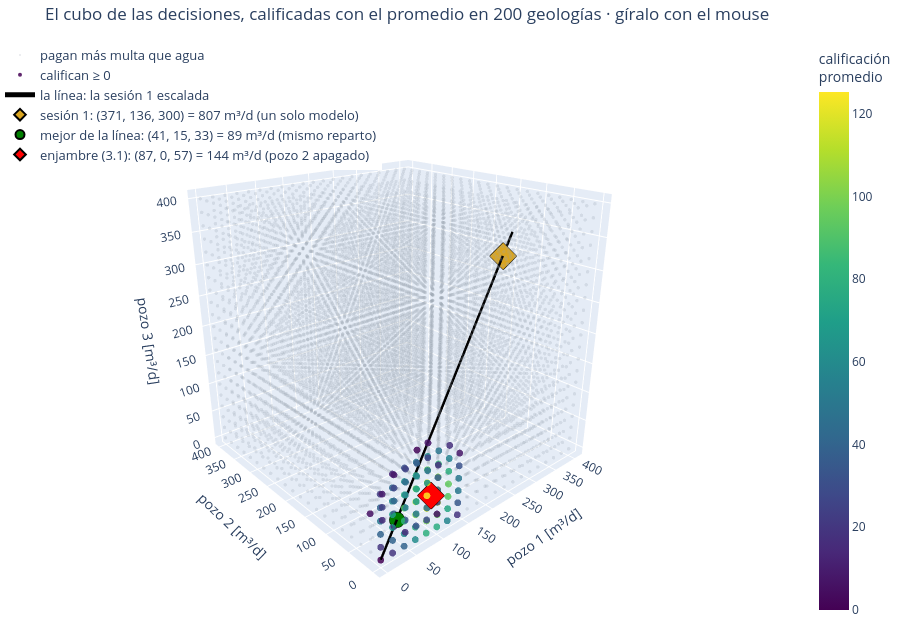

Notebook source saved alongside this figure:
### Markdown cell above
👀 **La misma idea, en 3-D.** La figura anterior solo recorre una recta: la decisión de la sesión 1 escalada, siempre con el mismo reparto. Aquí está el cubo
completo: cada eje es el bombeo de un pozo (0 a 400 m³/d) y cada punto es una decisión calificada con el promedio en las 200 geologías; en color, las que dan
más agua que multa; en gris tenue, las demás. Gírala con el mouse.

**Los tres esquemas de bombeo** (pozo 1, pozo 2, pozo 3):

| | esquema [m³/d] | total | reparto | calificación promedio |
|---|---|---|---|---|
| sesión 1 (un solo modelo) | (371, 136, 300) | 807 | 46 % · 17 % · 37 % | −9 212 |
| mejor de la línea | (41, 15, 33) | 89 | 46 % · 17 % · 37 % | 62 |
| **enjambre (más abajo)** | **(87, 0, 57)** | **144** | **60 % · 0 % · 40 %** | **128** |

**Qué significa la solución real (la del enjambre):**

- **Apaga el pozo 2.** Es el de la zona menos permeable: en la mayoría de las geologías abate mucho más de lo que prometía el homogéneo.
- **Reparte el agua entre los pozos 1 y 3**, que resisten mejor la geología que no conocemos.
- **Saca 144 m³/d**, más que la mejor de la línea (89), y **califica 128**, el doble. Cambiar el reparto vale más que solo bajar el bombeo.
- **Casi nunca rompe las reglas:** en 200 geologías nuevas falla en el 4 %.
- **Cuesta agua:** 807 − 144 = 663 m³/d menos que lo que prometía un solo modelo. Ese es el precio de no conocer la geología.
- La malla del cubo, sin optimizador, llega a lo mismo: (80, 0, 60), 140 m³/d.

### Code cell
hidra.cubo_decisiones(agua_con_multa, A, H, p_s1, linea[k_eff], [87.0, 0.0, 57.0])   # el cubo de decisiones (pozo 1, 2 y 3), en 3-D

### Figure 1 — Plotly figure (JSON) as saved in the notebook; plotly's stock layout.template omitted (floating-point values rounded to 4 significant figures; data arrays with more than 128 entries replaced by an {"elided": "..."} marker saying what was removed)
{"data": [{"hoverinfo": "skip", "marker": {"color": "#9aa5b1", "opacity": 0.25, "size": 2}, "mode": "markers", "name": "pagan más multa que agua", "type": "scatter3d", "x": {"elided": "9173 float values"}, "y": {"elided": "9173 float values"}, "z": {"elided": "9173 float values"}}, {"hoverinfo": "text", "marker": {"color": [0.0, 20.0, 40.0, 50.82, 39.33, 23.13, 5.718, 20.0, 40.0, 60.0, 70.38, 58.25, 41.6, 13.75, 15.47, 23.55, 9.446, 40.0, 60.0, 80.0, 89.69, 77.17, 60.07, 31.1, 15.52, 33.94, 41.08, 26.84, 7.752, 60.0, 80.0, 100.0, 108.8, 96.09, 78.55, 48.18, 15.56, 33.99, 52.41, 58.47, 44.23, 24.69, 79.12, 98.59, 118.1, 125.2, 112.0, 93.48, 61.1, 6.852, 32.73, 50.62, 68.52, 72.97, 58.2, 37.63, 2.099, 77.35, 95.6, 113.8, 118.7, 104.3, 84.07, 49.05, 28.32, 44.99, 61.66, 63.81, 47.62, 25.01, 57.37, 74.81, 92.14, 94.42, 78.15, 55.75, 17.2, 6.021, 21.83, 37.07, 36.23, 17.7, 18.51, 34.37, 50.2, 50.26, 32.07, 7.696], "colorbar": {"title": {"text": "calificación<br>promedio"}}, "colorscale": [[0.0, "#440154"], [0.1111, "#482878"], [0.2222, "#3e4989"], [0.3333, "#31688e"], [0.4444, "#26828e"], [0.5556, "#1f9e89"], [0.6667, "#35b779"], [0.7778, "#6ece58"], [0.8889, "#b5de2b"], [1.0, "#fde725"]], "opacity": 0.85, "size": 4}, "mode": "markers", "name": "califican ≥ 0", "text": ["(0, 0, 0) → 0", "(0, 0, 20) → 20", "(0, 0, 40) → 40", "(0, 0, 60) → 51", "(0, 0, 80) → 39", "(0, 0, 100) → 23", "(0, 20, 60) → 6", "(20, 0, 0) → 20", "(20, 0, 20) → 40", "(20, 0, 40) → 60", "(20, 0, 60) → 70", "(20, 0, 80) → 58", "(20, 0, 100) → 42", "(20, 0, 120) → 14", "(20, 20, 40) → 15", "(20, 20, 60) → 24", "(20, 20, 80) → 9", "(40, 0, 0) → 40", "(40, 0, 20) → 60", "(40, 0, 40) → 80", "(40, 0, 60) → 90", "(40, 0, 80) → 77", "(40, 0, 100) → 60", "(40, 0, 120) → 31", "(40, 20, 20) → 16", "(40, 20, 40) → 34", "(40, 20, 60) → 41", "(40, 20, 80) → 27", "(40, 20, 100) → 8", "(60, 0, 0) → 60", "(60, 0, 20) → 80", "(60, 0, 40) → 100", "(60, 0, 60) → 109", "(60, 0, 80) → 96", "(60, 0, 100) → 79", "(60, 0, 120) → 48", "(60, 20, 0) → 16", "(60, 20, 20) → 34", "(60, 20, 40) → 52", "(60, 20, 60) → 58", "(60, 20, 80) → 44", "(60, 20, 100) → 25", "(80, 0, 0) → 79", "(80, 0, 20) → 99", "(80, 0, 40) → 118", "(80, 0, 60) → 125", "(80, 0, 80) → 112", "(80, 0, 100) → 93", "(80, 0, 120) → 61", "(80, 0, 140) → 7", "(80, 20, 0) → 33", "(80, 20, 20) → 51", "(80, 20, 40) → 69", "(80, 20, 60) → 73", "(80, 20, 80) → 58", "(80, 20, 100) → 38", "(80, 20, 120) → 2", "(100, 0, 0) → 77", "(100, 0, 20) → 96", "(100, 0, 40) → 114", "(100, 0, 60) → 119", "(100, 0, 80) → 104", "(100, 0, 100) → 84", "(100, 0, 120) → 49", "(100, 20, 0) → 28", "(100, 20, 20) → 45", "(100, 20, 40) → 62", "(100, 20, 60) → 64", "(100, 20, 80) → 48", "(100, 20, 100) → 25", "(120, 0, 0) → 57", "(120, 0, 20) → 75", "(120, 0, 40) → 92", "(120, 0, 60) → 94", "(120, 0, 80) → 78", "(120, 0, 100) → 56", "(120, 0, 120) → 17", "(120, 20, 0) → 6", "(120, 20, 20) → 22", "(120, 20, 40) → 37", "(120, 20, 60) → 36", "(120, 20, 80) → 18", "(140, 0, 0) → 19", "(140, 0, 20) → 34", "(140, 0, 40) → 50", "(140, 0, 60) → 50", "(140, 0, 80) → 32", "(140, 0, 100) → 8"], "type": "scatter3d", "x": [0.0, 0.0, 0.0, 0.0, 0.0, 0.0, 0.0, 20.0, 20.0, 20.0, 20.0, 20.0, 20.0, 20.0, 20.0, 20.0, 20.0, 40.0, 40.0, 40.0, 40.0, 40.0, 40.0, 40.0, 40.0, 40.0, 40.0, 40.0, 40.0, 60.0, 60.0, 60.0, 60.0, 60.0, 60.0, 60.0, 60.0, 60.0, 60.0, 60.0, 60.0, 60.0, 80.0, 80.0, 80.0, 80.0, 80.0, 80.0, 80.0, 80.0, 80.0, 80.0, 80.0, 80.0, 80.0, 80.0, 80.0, 100.0, 100.0, 100.0, 100.0, 100.0, 100.0, 100.0, 100.0, 100.0, 100.0, 100.0, 100.0, 100.0, 120.0, 120.0, 120.0, 120.0, 120.0, 120.0, 120.0, 120.0, 120.0, 120.0, 120.0, 120.0, 140.0, 140.0, 140.0, 140.0, 140.0, 140.0], "y": [0.0, 0.0, 0.0, 0.0, 0.0, 0.0, 20.0, 0.0, 0.0, 0.0, 0.0, 0.0, 0.0, 0.0, 20.0, 20.0, 20.0, 0.0, 0.0, 0.0, 0.0, 0.0, 0.0, 0.0, 20.0, 20.0, 20.0, 20.0, 20.0, 0.0, 0.0, 0.0, 0.0, 0.0, 0.0, 0.0, 20.0, 20.0, 20.0, 20.0, 20.0, 20.0, 0.0, 0.0, 0.0, 0.0, 0.0, 0.0, 0.0, 0.0, 20.0, 20.0, 20.0, 20.0, 20.0, 20.0, 20.0, 0.0, 0.0, 0.0, 0.0, 0.0, 0.0, 0.0, 20.0, 20.0, 20.0, 20.0, 20.0, 20.0, 0.0, 0.0, 0.0, 0.0, 0.0, 0.0, 0.0, 20.0, 20.0, 20.0, 20.0, 20.0, 0.0, 0.0, 0.0, 0.0, 0.0, 0.0], "z": [0.0, 20.0, 40.0, 60.0, 80.0, 100.0, 60.0, 0.0, 20.0, 40.0, 60.0, 80.0, 100.0, 120.0, 40.0, 60.0, 80.0, 0.0, 20.0, 40.0, 60.0, 80.0, 100.0, 120.0, 20.0, 40.0, 60.0, 80.0, 100.0, 0.0, 20.0, 40.0, 60.0, 80.0, 100.0, 120.0, 0.0, 20.0, 40.0, 60.0, 80.0, 100.0, 0.0, 20.0, 40.0, 60.0, 80.0, 100.0, 120.0, 140.0, 0.0, 20.0, 40.0, 60.0, 80.0, 100.0, 120.0, 0.0, 20.0, 40.0, 60.0, 80.0, 100.0, 120.0, 0.0, 20.0, 40.0, 60.0, 80.0, 100.0, 0.0, 20.0, 40.0, 60.0, 80.0, 100.0, 120.0, 0.0, 20.0, 40.0, 60.0, 80.0, 0.0, 20.0, 40.0, 60.0, 80.0, 100.0]}, {"line": {"color": "black", "width": 5}, "mode": "lines", "name": "la línea: la sesión 1 escalada", "type": "scatter3d", "x": [0.0, 408.0], "y": [0.0, 150.1], "z": [0.0, 330.0]}, {"hoverinfo": "text", "hovertext": ["sesión 1 (371, 136, 300)"], "marker": {"color": "goldenrod", "line": {"color": "black", "width": 2}, "size": 9, "symbol": "diamond"}, "mode": "markers", "name": "sesión 1: (371, 136, 300) = 807 m³/d (un solo modelo)", "type": "scatter3d", "x": [370.9], "y": [136.5], "z": [300.0]}, {"hoverinfo": "text", "hovertext": ["mejor de la línea (41, 15, 33)"], "marker": {"color": "green", "line": {"color": "black", "width": 2}, "size": 9, "symbol": "circle"}, "mode": "markers", "name": "mejor de la línea: (41, 15, 33) = 89 m³/d (mismo reparto)", "type": "scatter3d", "x": [40.8], "y": [15.01], "z": [33.0]}, {"hoverinfo": "text", "hovertext": ["enjambre (87, 0, 57)"], "marker": {"color": "red", "line": {"color": "black", "width": 2}, "size": 9, "symbol": "diamond"}, "mode": "markers", "name": "enjambre (3.1): (87, 0, 57) = 144 m³/d (pozo 2 apagado)", "type": "scatter3d", "x": [87.0], "y": [0.0], "z": [57.0]}], "layout": {"height": 620, "legend": {"font": {"size": 13}, "x": 0, "y": 1}, "margin": {"b": 0, "l": 0, "r": 0, "t": 40}, "scene": {"camera": {"eye": {"x": -1.55, "y": -1.75, "z": 0.95}}, "xaxis": {"title": {"text": "pozo 1 [m³/d]"}}, "yaxis": {"title": {"text": "pozo 2 [m³/d]"}}, "zaxis": {"title": {"text": "pozo 3 [m³/d]"}}}, "title": {"text": "El cubo de las decisiones, calificadas con el promedio en 200 geologías · gíralo con el mouse"}}}
